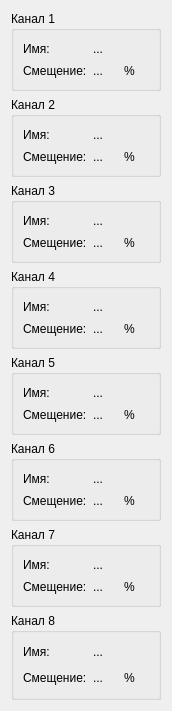
            <widget class="QWidget" name="scrollAreaWidgetContents">
             <property name="geometry">
              <rect>
               <x>0</x>
               <y>0</y>
               <width>172</width>
               <height>711</height>
              </rect>
             </property>
             <layout class="QVBoxLayout" name="verticalLayout">
              <item>
               <widget class="QGroupBox" name="ch1_groupBox">
                <property name="sizePolicy">
                 <sizepolicy hsizetype="Preferred" vsizetype="Fixed">
                  <horstretch>0</horstretch>
                  <verstretch>0</verstretch>
                 </sizepolicy>
                </property>
                <property name="minimumSize">
                 <size>
                  <width>0</width>
                  <height>80</height>
                 </size>
                </property>
                <property name="title">
                 <string>Канал 1</string>
                </property>
                <property name="flat">
                 <bool>false</bool>
                </property>
                <property name="checkable">
                 <bool>false</bool>
                </property>
                <layout class="QGridLayout" name="gridLayout_6">
                 <item row="0" column="0">
                  <widget class="QLabel" name="label_18">
                   <property name="text">
                    <string>Имя:</string>
                   </property>
                  </widget>
                 </item>
                 <item row="0" column="1" colspan="2">
                  <widget class="QLabel" name="ch1_name_label">
                   <property name="text">
                    <string>...</string>
                   </property>
                  </widget>
                 </item>
                 <item row="1" column="0">
                  <widget class="QLabel" name="label_19">
                   <property name="text">
                    <string>Смещение:</string>
                   </property>
                  </widget>
                 </item>
                 <item row="1" column="1">
                  <widget class="QLabel" name="ch1_bias_label">
                   <property name="text">
                    <string>...</string>
                   </property>
                  </widget>
                 </item>
                 <item row="1" column="2">
                  <widget class="QLabel" name="label_28">
                   <property name="text">
                    <string>%</string>
                   </property>
                  </widget>
                 </item>
                </layout>
               </widget>
              </item>
              <item>
               <widget class="QGroupBox" name="ch2_groupBox">
                <property name="sizePolicy">
                 <sizepolicy hsizetype="Preferred" vsizetype="Fixed">
                  <horstretch>0</horstretch>
                  <verstretch>0</verstretch>
                 </sizepolicy>
                </property>
                <property name="minimumSize">
                 <size>
                  <width>0</width>
                  <height>80</height>
                 </size>
                </property>
                <property name="title">
                 <string>Канал 2</string>
                </property>
                <layout class="QGridLayout" name="gridLayout_7">
                 <item row="0" column="0">
                  <widget class="QLabel" name="label_20">
                   <property name="text">
                    <string>Имя:</string>
                   </property>
                  </widget>
                 </item>
                 <item row="0" column="1" colspan="2">
                  <widget class="QLabel" name="ch2_name_label">
                   <property name="text">
                    <string>...</string>
                   </property>
                  </widget>
                 </item>
                 <item row="1" column="0">
                  <widget class="QLabel" name="label_21">
                   <property name="text">
                    <string>Смещение:</string>
                   </property>
                  </widget>
                 </item>
                 <item row="1" column="1">
                  <widget class="QLabel" name="ch2_bias_label">
                   <property name="text">
                    <string>...</string>
                   </property>
                  </widget>
                 </item>
                 <item row="1" column="2">
                  <widget class="QLabel" name="label_29">
                   <property name="text">
                    <string>%</string>
                   </property>
                  </widget>
                 </item>
                </layout>
               </widget>
              </item>
              <item>
               <widget class="QGroupBox" name="ch3_groupBox">
                <property name="sizePolicy">
                 <sizepolicy hsizetype="Preferred" vsizetype="Fixed">
                  <horstretch>0</horstretch>
                  <verstretch>0</verstretch>
                 </sizepolicy>
                </property>
                <property name="minimumSize">
                 <size>
                  <width>0</width>
                  <height>80</height>
                 </size>
                </property>
                <property name="title">
                 <string>Канал 3</string>
                </property>
                <layout class="QGridLayout" name="gridLayout_8">
                 <item row="0" column="0">
                  <widget class="QLabel" name="label_22">
                   <property name="text">
                    <string>Имя:</string>
                   </property>
                  </widget>
                 </item>
                 <item row="0" column="1" colspan="2">
                  <widget class="QLabel" name="ch3_name_label">
                   <property name="text">
                    <string>...</string>
                   </property>
                  </widget>
                 </item>
                 <item row="1" column="0">
                  <widget class="QLabel" name="label_23">
                   <property name="text">
                    <string>Смещение:</string>
                   </property>
                  </widget>
                 </item>
                 <item row="1" column="1">
                  <widget class="QLabel" name="ch3_bias_label">
                   <property name="text">
                    <string>...</string>
                   </property>
                  </widget>
                 </item>
                 <item row="1" column="2">
                  <widget class="QLabel" name="label_30">
                   <property name="text">
                    <string>%</string>
                   </property>
                  </widget>
                 </item>
                </layout>
               </widget>
              </item>
              <item>
               <widget class="QGroupBox" name="ch4_groupBox">
                <property name="sizePolicy">
                 <sizepolicy hsizetype="Preferred" vsizetype="Fixed">
                  <horstretch>0</horstretch>
                  <verstretch>0</verstretch>
                 </sizepolicy>
                </property>
                <property name="minimumSize">
                 <size>
                  <width>0</width>
                  <height>80</height>
                 </size>
                </property>
                <property name="title">
                 <string>Канал 4</string>
                </property>
                <layout class="QGridLayout" name="gridLayout_9">
                 <item row="0" column="0">
                  <widget class="QLabel" name="label_24">
                   <property name="text">
                    <string>Имя:</string>
                   </property>
                  </widget>
                 </item>
                 <item row="0" column="1" colspan="2">
                  <widget class="QLabel" name="ch4_name_label">
                   <property name="text">
                    <string>...</string>
                   </property>
                  </widget>
                 </item>
                 <item row="1" column="0">
                  <widget class="QLabel" name="label_25">
                   <property name="text">
                    <string>Смещение:</string>
                   </property>
                  </widget>
                 </item>
                 <item row="1" column="1">
                  <widget class="QLabel" name="ch4_bias_label">
                   <property name="text">
                    <string>...</string>
                   </property>
                  </widget>
                 </item>
                 <item row="1" column="2">
                  <widget class="QLabel" name="label_31">
                   <property name="text">
                    <string>%</string>
                   </property>
                  </widget>
                 </item>
                </layout>
               </widget>
              </item>
              <item>
               <widget class="QGroupBox" name="ch5_groupBox">
                <property name="sizePolicy">
                 <sizepolicy hsizetype="Preferred" vsizetype="Fixed">
                  <horstretch>0</horstretch>
                  <verstretch>0</verstretch>
                 </sizepolicy>
                </property>
                <property name="minimumSize">
                 <size>
                  <width>0</width>
                  <height>80</height>
                 </size>
                </property>
                <property name="title">
                 <string>Канал 5</string>
                </property>
                <layout class="QGridLayout" name="gridLayout_10">
                 <item row="0" column="0">
                  <widget class="QLabel" name="label_26">
                   <property name="text">
                    <string>Имя:</string>
                   </property>
                  </widget>
                 </item>
                 <item row="0" column="1" colspan="2">
                  <widget class="QLabel" name="ch5_name_label">
                   <property name="text">
                    <string>...</string>
                   </property>
                  </widget>
                 </item>
                 <item row="1" column="0">
                  <widget class="QLabel" name="label_27">
                   <property name="text">
                    <string>Смещение:</string>
                   </property>
                  </widget>
                 </item>
                 <item row="1" column="1">
                  <widget class="QLabel" name="ch5_bias_label">
                   <property name="text">
                    <string>...</string>
                   </property>
                  </widget>
                 </item>
                 <item row="1" column="2">
                  <widget class="QLabel" name="label_32">
                   <property name="text">
                    <string>%</string>
                   </property>
                  </widget>
                 </item>
                </layout>
               </widget>
              </item>
              <item>
               <widget class="QGroupBox" name="ch6_groupBox">
                <property name="sizePolicy">
                 <sizepolicy hsizetype="Preferred" vsizetype="Fixed">
                  <horstretch>0</horstretch>
                  <verstretch>0</verstretch>
                 </sizepolicy>
                </property>
                <property name="minimumSize">
                 <size>
                  <width>0</width>
                  <height>80</height>
                 </size>
                </property>
                <property name="title">
                 <string>Канал 6</string>
                </property>
                <layout class="QGridLayout" name="gridLayout_11">
                 <item row="0" column="0">
                  <widget class="QLabel" name="label_33">
                   <property name="text">
                    <string>Имя:</string>
                   </property>
                  </widget>
                 </item>
                 <item row="0" column="1" colspan="2">
                  <widget class="QLabel" name="ch6_name_label">
                   <property name="text">
                    <string>...</string>
                   </property>
                  </widget>
                 </item>
                 <item row="1" column="0">
                  <widget class="QLabel" name="label_34">
                   <property name="text">
                    <string>Смещение:</string>
                   </property>
                  </widget>
                 </item>
                 <item row="1" column="1">
                  <widget class="QLabel" name="ch6_bias_label">
                   <property name="text">
                    <string>...</string>
                   </property>
                  </widget>
                 </item>
                 <item row="1" column="2">
                  <widget class="QLabel" name="label_35">
                   <property name="text">
                    <string>%</string>
                   </property>
                  </widget>
                 </item>
                </layout>
               </widget>
              </item>
              <item>
               <widget class="QGroupBox" name="ch7_groupBox">
                <property name="sizePolicy">
                 <sizepolicy hsizetype="Preferred" vsizetype="Fixed">
                  <horstretch>0</horstretch>
                  <verstretch>0</verstretch>
                 </sizepolicy>
                </property>
                <property name="minimumSize">
                 <size>
                  <width>0</width>
                  <height>80</height>
                 </size>
                </property>
                <property name="title">
                 <string>Канал 7</string>
                </property>
                <layout class="QGridLayout" name="gridLayout_12">
                 <item row="0" column="1" colspan="2">
                  <widget class="QLabel" name="ch7_name_label">
                   <property name="text">
                    <string>...</string>
                   </property>
                  </widget>
                 </item>
                 <item row="1" column="0">
                  <widget class="QLabel" name="label_37">
                   <property name="text">
                    <string>Смещение:</string>
                   </property>
                  </widget>
                 </item>
                 <item row="0" column="0">
                  <widget class="QLabel" name="label_36">
                   <property name="text">
                    <string>Имя:</string>
                   </property>
                  </widget>
                 </item>
                 <item row="1" column="2">
                  <widget class="QLabel" name="label_38">
                   <property name="text">
                    <string>%</string>
                   </property>
                  </widget>
                 </item>
                 <item row="1" column="1">
                  <widget class="QLabel" name="ch7_bias_label">
                   <property name="text">
                    <string>...</string>
                   </property>
                  </widget>
                 </item>
                </layout>
               </widget>
              </item>
              <item>
               <widget class="QGroupBox" name="ch8_groupBox">
                <property name="minimumSize">
                 <size>
                  <width>0</width>
                  <height>80</height>
                 </size>
                </property>
                <property name="title">
                 <string>Канал 8</string>
                </property>
                <layout class="QGridLayout" name="gridLayout_13">
                 <item row="0" column="0">
                  <widget class="QLabel" name="label_39">
                   <property name="text">
                    <string>Имя:</string>
                   </property>
                  </widget>
                 </item>
                 <item row="0" column="1" colspan="2">
                  <widget class="QLabel" name="ch8_name_label">
                   <property name="text">
                    <string>...</string>
                   </property>
                  </widget>
                 </item>
                 <item row="1" column="0">
                  <widget class="QLabel" name="label_40">
                   <property name="text">
                    <string>Смещение:</string>
                   </property>
                  </widget>
                 </item>
                 <item row="1" column="1">
                  <widget class="QLabel" name="ch8_bias_label">
                   <property name="text">
                    <string>...</string>
                   </property>
                  </widget>
                 </item>
                 <item row="1" column="2">
                  <widget class="QLabel" name="label_41">
                   <property name="text">
                    <string>%</string>
                   </property>
                  </widget>
                 </item>
                </layout>
               </widget>
              </item>
             </layout>
            </widget>
